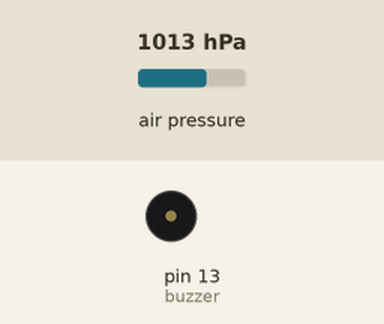
Bench run of a sketch on a simulated Arduino Uno, built with avr-gcc and run on an emulated ATmega328P. Shown: buzzer (waves = sounding). Inputs (shaded band) come from the test bench; at power-on: air pressure 1013 hPa.

Above: at 1.0 s.
At 3.8 s:
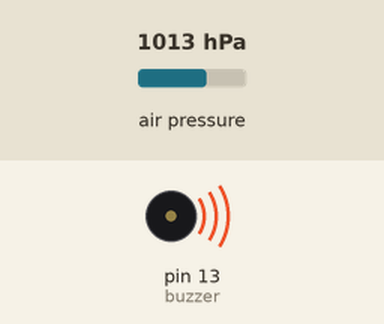
Timing chart, 0 to 4.1 s (numbered marks = the images above):
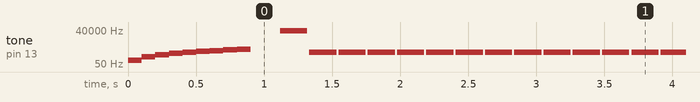

Measured:
- by itself, tone on pin 13 (buzzer): plays 100 Hz for 0.10 s, 201 Hz for 0.10 s, 302 Hz for 0.10 s, 403 Hz for 0.10 s, 504 Hz for 0.10 s, 605 Hz for 0.10 s … (608 notes in this stretch)

The sketch:

altimeter_test.ino
```cpp
#include <Wire.h>
#include <Adafruit_Sensor.h>
#include <Adafruit_BMP280.h>
#define buzzer 13
#define size 10
#define interval 20

Adafruit_BMP280 bmp;

float base_altitude, prev_altitude, altitude;
int base_tone = 500;
float oscilation = 0.5;
float altitudes[size];

void setup() {
  pinMode(buzzer, OUTPUT);
  Serial.begin(9600);
  if ( !bmp.begin() ) {
    Serial.println("BMP280 not found!");
    while (1);
  }
  base_altitude = bmp.readPressure()/100 + 5;
  prev_altitude = base_altitude;
  for (int i = 100; i < 1000; i ++) {
    tone(buzzer, i, 100);
    delay(100);
    i = i + 100;
  }
}

float get_measurement() {
  return bmp.readAltitude(base_altitude);
}

float get_altitude() {
  float result = 0;
  for (int i = 0; i < size; i++) {
    result += get_measurement()/size;
    delay(interval);
  }
  return result;
}

void loop() {
  altitude = get_altitude();
  float diff = altitude - prev_altitude;
  if (diff >= oscilation || diff <= oscilation) {
    int new_tone = base_tone + diff * 100;
    tone(buzzer, new_tone, 200);
  }
  prev_altitude = altitude;
}
```
